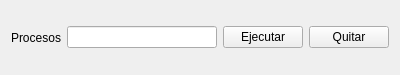
<?xml version="1.0" encoding="UTF-8"?>
<ui version="4.0">
 <class>Widget</class>
 <widget class="QWidget" name="Widget">
  <property name="geometry">
   <rect>
    <x>0</x>
    <y>0</y>
    <width>400</width>
    <height>75</height>
   </rect>
  </property>
  <property name="windowTitle">
   <string>Form</string>
  </property>
  <layout class="QHBoxLayout" name="horizontalLayout">
   <item>
    <widget class="QLabel" name="label">
     <property name="text">
      <string>Procesos</string>
     </property>
    </widget>
   </item>
   <item>
    <widget class="QLineEdit" name="procesoLineEdit">
     <property name="text">
      <string/>
     </property>
    </widget>
   </item>
   <item>
    <widget class="QPushButton" name="ejecutarPushButton">
     <property name="text">
      <string>Ejecutar</string>
     </property>
    </widget>
   </item>
   <item>
    <widget class="QPushButton" name="quitarPushButton">
     <property name="text">
      <string>Quitar</string>
     </property>
    </widget>
   </item>
  </layout>
 </widget>
 <resources/>
 <connections/>
</ui>
